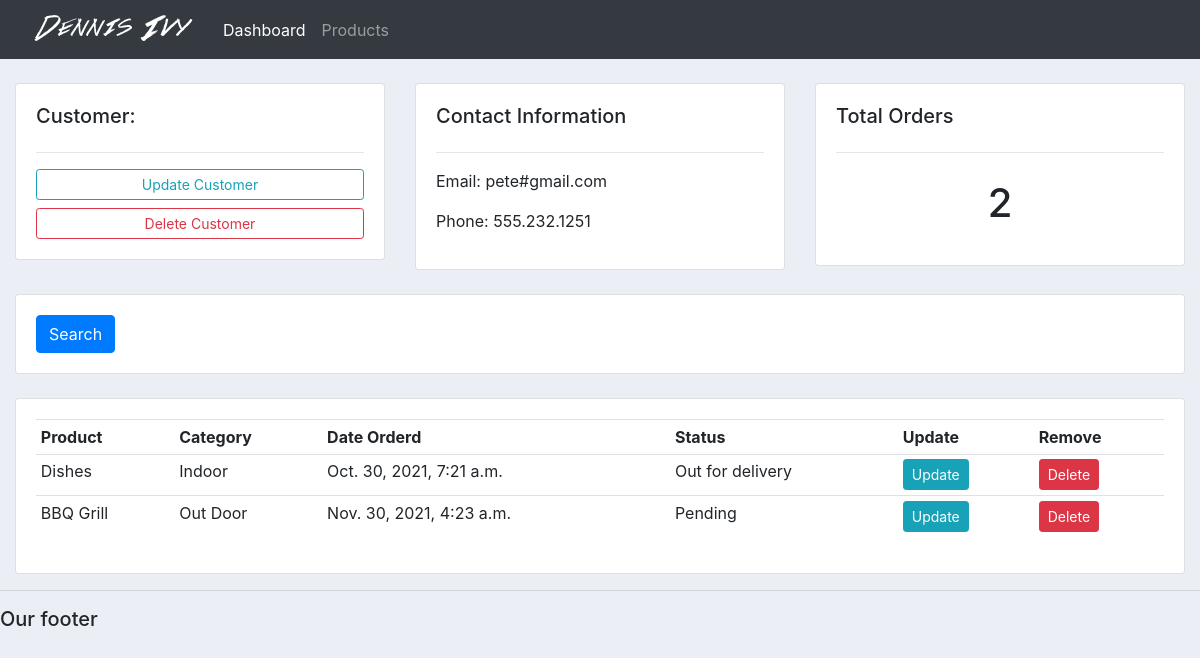
The app's page /customer/2/ with its own data.
### accounts/models.py (models this page shows, shortened)
class Customer(models.Model):
	name = models.CharField(max_length=200, null=True)
	phone = models.CharField(max_length=200, null=True)
	email = models.CharField(max_length=200, null=True)
	date_created = models.DateTimeField(auto_now_add=True, null=True)

class Order(models.Model):
	STATUS = (
			('Pending', 'Pending'),
			('Out for delivery', 'Out for delivery'),
			('Delivered', 'Delivered'),
			)
	customer = models.ForeignKey(Customer, null=True, on_delete= models.SET_NULL)
	product = models.ForeignKey(Product, null=True, on_delete= models.SET_NULL)
	date_created = models.DateTimeField(auto_now_add=True, null=True)
	status = models.CharField(max_length=200, null=True, choices=STATUS)

class Product(models.Model):
	CATEGORY = (
			('Indoor', 'Indoor'),
			('Out Door', 'Out Door'),
			)
	name = models.CharField(max_length=200, null=True)
	price = models.FloatField(null=True)
	category = models.CharField(max_length=200, null=True, choices=CATEGORY)
	description = models.CharField(max_length=200, null=True, blank=True)
	date_created = models.DateTimeField(auto_now_add=True, null=True)
	tags = models.ManyToManyField(Tag)
	def __str__(self):
		return self.name

### accounts/views.py (the view)
# urls.py: path('customer/<str:pk_test>/', views.customer, name="customer"),
def customer(request, pk_test):
	customer = Customer.objects.get(id=pk_test)
	orders = customer.order_set.all()
	order_count = orders.count()
	context = {'customer':customer, 'orders':orders, 'order_count':order_count}
	return render(request, 'accounts/customer.html',context)

### accounts/templates/accounts/customer.html
{%  extends 'accounts/main.html' %}
{% block content %}
	<br>
<div class="row">
	<div class="col-md">
		<div class="card card-body">
			<h5>Customer:</h5>
			<hr>
			<a class="btn btn-outline-info  btn-sm btn-block" href="">Update Customer</a>
			<a class="btn btn-outline-danger  btn-sm btn-block" href="">Delete Customer</a>
		</div>
	</div>
	<div class="col-md">
		<div class="card card-body">
			<h5>Contact Information</h5>
			<hr>
			<p>Email: {{customer.email}}</p>
			<p>Phone: {{customer.phone}}</p>
		</div>
	</div>
	<div class="col-md">
		<div class="card card-body">
			<h5>Total Orders</h5>
			<hr>
			<h1 style="text-align: center;padding: 10px">{{order_count}}</h1>
		</div>
	</div>
</div>
<br>
<div class="row">
	<div class="col">
		<div class="card card-body">
			<form method="get">
		    <button class="btn btn-primary" type="submit">Search</button>
		  </form>
		</div>
	</div>
</div>
<br>
<div class="row">
	<div class="col-md">
		<div class="card card-body">
			<table class="table table-sm">
				<tr>
					<th>Product</th>
					<th>Category</th>
					<th>Date Orderd</th>
					<th>Status</th>
					<th>Update</th>
					<th>Remove</th>
				</tr>
				{% for order in orders %}
				<tr>
					<td>{{order.product}}</td>
					<td>{{order.product.category}}</td>
					<td>{{order.date_created}}</td>
					<td>{{order.status}}</td>
					<td><a class="btn btn-sm btn-info" href="{% url 'update_order' order.id %}">Update</a></td>
					<td><a class="btn btn-sm btn-danger" href="{% url 'delete_order' order.id %}">Delete</a></td>
				</tr>
				{% endfor %}
			</table>
		</div>
	</div>
</div>
{% endblock %}

### static/css/main.css (style rules this page uses)
body { background-color: #ebeff5; }

### records on screen
Customer: email "pete#gmail.com", phone "555.232.1251"
Order: product "Dishes", product.category "Indoor", date_created "Oct. 30, 2021, 7:21 a.m.", status "Out for delivery"
Order: product "BBQ Grill", product.category "Out Door", date_created "Nov. 30, 2021, 4:23 a.m.", status "Pending"

### other values on screen
{{ order_count }} "2"
